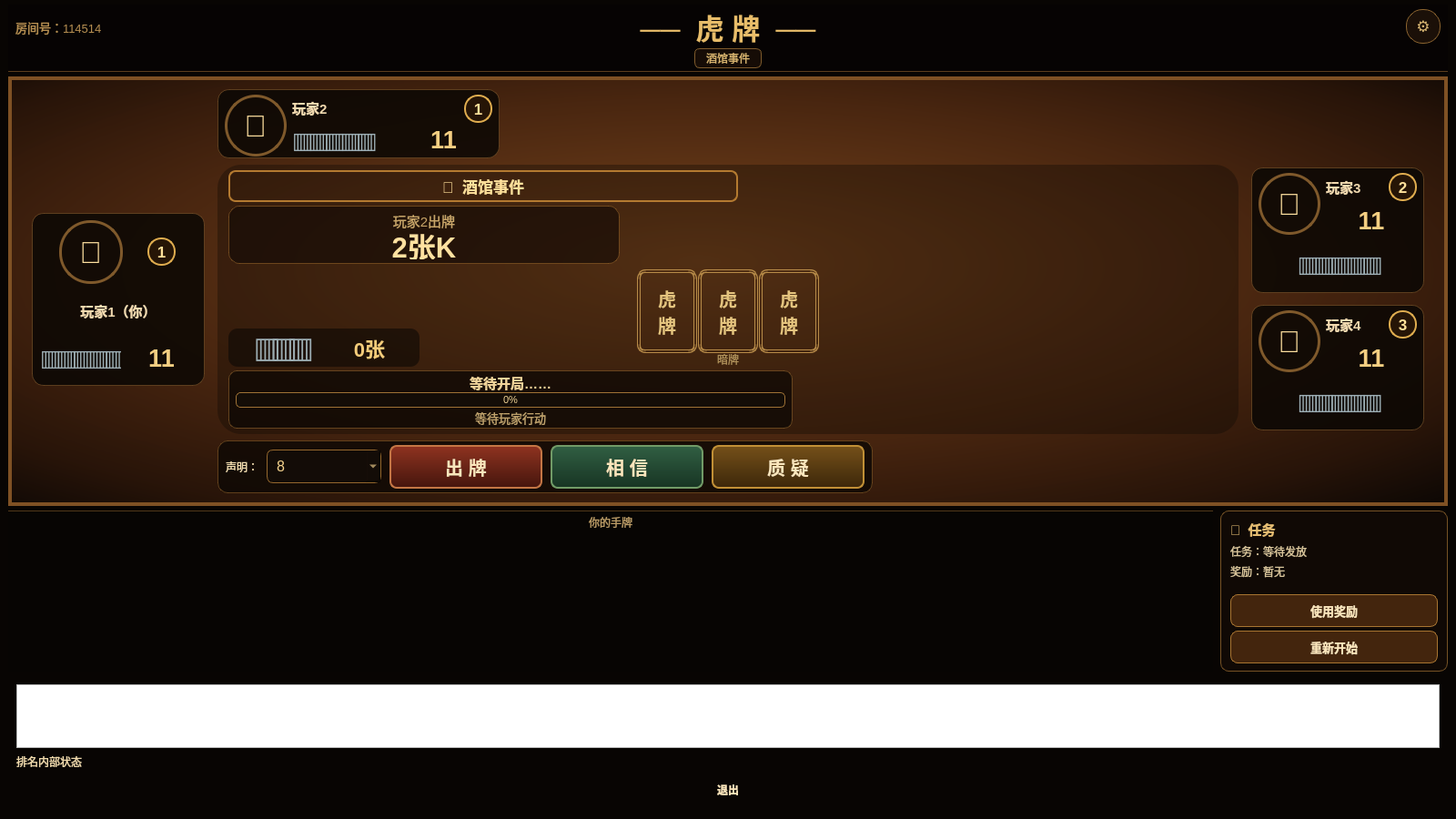
<?xml version="1.0" encoding="UTF-8"?>
<ui version="4.0">
 <class>QtWidgetsApplication1Class</class>
 <widget class="QMainWindow" name="QtWidgetsApplication1Class">
  <property name="geometry"><rect><x>0</x><y>0</y><width>1600</width><height>900</height></rect></property>
  <property name="minimumSize"><size><width>1280</width><height>720</height></size></property>
  <property name="windowTitle"><string>虎牌·暖光酒馆牌桌 UI 专项优化版</string></property>
  <property name="styleSheet"><string notr="true">QMainWindow{background:#080503;}
QWidget#centralWidget{color:#f1dbad;font-family:"Microsoft YaHei UI";border-image:url(:/ui/tavern_table_background.svg) 0 0 0 0 stretch stretch;}
QLabel{background:transparent;color:#f1dbad;}
QFrame#topBarFrame{background:rgba(5,3,2,205);border:none;border-bottom:1px solid rgba(156,106,47,145);}
QLabel#roomLabel{color:#b89052;font-size:13px;}
QLabel#titleLabel{color:#e8bd6a;font-family:"STKaiti","KaiTi","Microsoft YaHei UI";font-size:31px;font-weight:800;}
QLabel#eventStatusLabel{background:rgba(24,14,7,220);border:1px solid #7f5b2c;border-radius:6px;color:#d8b36e;padding:2px 12px;font-size:12px;}
QPushButton#rulesButton{background:rgba(30,18,9,220);border:1px solid #8c642f;border-radius:18px;color:#d9b773;font-size:17px;padding:4px;}
QFrame#tableSurfaceFrame{background:qradialgradient(cx:0.48,cy:0.47,radius:0.74,fx:0.48,fy:0.43,stop:0 rgba(131,75,31,230),stop:0.54 rgba(78,41,17,234),stop:0.83 rgba(42,21,9,242),stop:1 rgba(12,7,4,248));border:4px solid #7f5124;border-radius:255px;}
QFrame#humanPanel,QFrame#opponentSeat1,QFrame#opponentSeat2,QFrame#opponentSeat3{background:rgba(10,7,4,218);border:1px solid rgba(118,83,40,170);border-radius:13px;}
QLabel#humanAvatarLabel,QLabel#opponentAvatar1,QLabel#opponentAvatar2,QLabel#opponentAvatar3{background:qradialgradient(cx:.5,cy:.45,radius:.65,stop:0 #6e431c,stop:1 #201208);border:3px solid #7f592b;border-radius:34px;color:#ffe1a0;font-size:33px;}
QLabel#playerInfoLabel,QLabel#opponentLabel1,QLabel#opponentLabel2,QLabel#opponentLabel3{color:#f2dab0;font-size:15px;font-weight:bold;}
QLabel#humanCardsLabel,QLabel#opponentCards1,QLabel#opponentCards2,QLabel#opponentCards3{color:#9eb0b7;font-size:25px;letter-spacing:-6px;}
QLabel#humanCountLabel,QLabel#opponentCount1,QLabel#opponentCount2,QLabel#opponentCount3{color:#f5cf82;font-family:"Georgia";font-size:27px;font-weight:bold;}
QLabel#humanRankBadge,QLabel#opponentRankBadge1,QLabel#opponentRankBadge2,QLabel#opponentRankBadge3{background:#261506;border:2px solid #e0ad4f;border-radius:15px;color:#ffe19a;font-size:17px;font-weight:bold;}
QFrame#centerPlayFrame{background:rgba(14,8,4,92);border:none;border-radius:26px;}
QFrame#lastPlayFrame{background:rgba(18,10,5,165);border:1px solid rgba(167,112,46,130);border-radius:12px;}
QLabel#lastPlayPlayerLabel{color:#c9a568;font-size:15px;}
QLabel#claimLabel{color:#ffe1a0;font-family:"Georgia","Microsoft YaHei UI";font-size:31px;font-weight:bold;}
QFrame#cardStageFrame{background:transparent;border:none;}
QLabel#tableCard1,QLabel#tableCard2,QLabel#tableCard3{background:qlineargradient(x1:0,y1:0,x2:1,y2:1,stop:0 #263d55,stop:.5 #10263b,stop:1 #07131f);border:4px double #b78b48;border-radius:9px;color:#e5c47e;font-family:"STKaiti","KaiTi";font-size:20px;font-weight:bold;}
QLabel#tableCardStatusLabel{color:#ae8e57;font-size:12px;}
QFrame#pileFrame{background:rgba(11,7,4,150);border:none;border-radius:10px;}
QLabel#pileStackLabel{color:#9cadb3;font-size:32px;letter-spacing:-12px;}
QLabel#pileCountLabel{color:#f4cc7a;font-family:"Georgia","Microsoft YaHei UI";font-size:22px;font-weight:bold;}
QFrame#decisionActionPanel{background:rgba(10,6,3,180);border:1px solid rgba(143,99,45,155);border-radius:9px;}
QLabel#phaseLabel{color:#f1d49a;font-size:15px;font-weight:bold;}
QLabel#actionLabel{color:#bfa16b;font-size:13px;}
QFrame#eventBannerFrame{background:qlineargradient(x1:0,y1:0,x2:1,y2:0,stop:0 rgba(37,18,7,220),stop:.5 rgba(83,45,16,245),stop:1 rgba(37,18,7,220));border:2px solid #b47a30;border-radius:8px;}
QLabel#eventLabel{color:#ffe09a;font-size:17px;font-weight:bold;}
QFrame#actionFrame{background:rgba(12,7,4,205);border:1px solid rgba(134,91,39,160);border-radius:11px;}
QPushButton{color:#fbe6bc;border-radius:8px;padding:7px 18px;font-weight:bold;}
QPushButton:hover{border-color:#ffe19a;}
QPushButton:pressed{padding-top:9px;padding-bottom:5px;}
QPushButton:disabled{background:rgba(43,38,32,215);color:#6d665c;border:1px solid #51493e;}
QPushButton#playButton{background:qlineargradient(x1:0,y1:0,x2:0,y2:1,stop:0 #8f3320,stop:1 #45150d);border:2px solid #c47645;font-size:20px;}
QPushButton#believeButton{background:qlineargradient(x1:0,y1:0,x2:0,y2:1,stop:0 #315f43,stop:1 #173423);border:2px solid #719b67;font-size:20px;}
QPushButton#challengeButton{background:qlineargradient(x1:0,y1:0,x2:0,y2:1,stop:0 #755019,stop:1 #3c270a);border:2px solid #c19036;font-size:20px;}
QComboBox{background:rgba(19,12,7,245);color:#f7d58e;border:1px solid #95682d;border-radius:7px;padding:7px 24px 7px 10px;min-width:72px;font-size:16px;}
QProgressBar{background:#140d07;border:1px solid #9f7235;border-radius:5px;color:#f2d596;text-align:center;font-size:11px;}
QProgressBar::chunk{background:#a66d24;border-radius:4px;}
QFrame#handPanel{background:rgba(7,5,3,218);border:none;border-top:1px solid rgba(131,90,41,150);}
QScrollArea#handScrollArea,QWidget#handContainer{background:transparent;border:none;}
QFrame#privateInfoFrame{background:rgba(17,10,5,232);border:1px solid #765225;border-radius:9px;}
QLabel#privateInfoTitle{color:#e6bd72;font-size:15px;font-weight:bold;}
QLabel#taskLabel,QLabel#rewardLabel{color:#d9c49a;font-size:12px;}
QPushButton#rewardButton,QPushButton#restartButton{background:rgba(72,39,14,235);border:1px solid #a87531;font-size:13px;}</string></property>
  <widget class="QWidget" name="centralWidget">
   <layout class="QVBoxLayout" name="rootLayout" stretch="0,1,0">
    <property name="leftMargin"><number>9</number></property><property name="topMargin"><number>5</number></property><property name="rightMargin"><number>9</number></property><property name="bottomMargin"><number>7</number></property><property name="spacing"><number>5</number></property>
    <item><widget class="QFrame" name="topBarFrame"><layout class="QVBoxLayout" name="topBarOuterLayout"><property name="leftMargin"><number>8</number></property><property name="topMargin"><number>2</number></property><property name="rightMargin"><number>8</number></property><property name="bottomMargin"><number>3</number></property><property name="spacing"><number>1</number></property>
     <item><layout class="QHBoxLayout" name="topBarLayout" stretch="1,4,1"><item><widget class="QLabel" name="roomLabel"><property name="text"><string>房间号：114514</string></property></widget></item><item><widget class="QLabel" name="titleLabel"><property name="text"><string>──  虎 牌  ──</string></property><property name="alignment"><set>Qt::AlignCenter</set></property></widget></item><item><layout class="QHBoxLayout" name="topRightLayout"><item><spacer name="topRightSpacer"><property name="orientation"><enum>Qt::Horizontal</enum></property><property name="sizeHint" stdset="0"><size><width>40</width><height>20</height></size></property></spacer></item><item><widget class="QPushButton" name="rulesButton"><property name="minimumSize"><size><width>38</width><height>38</height></size></property><property name="maximumSize"><size><width>38</width><height>38</height></size></property><property name="toolTip"><string>规则说明</string></property><property name="text"><string>⚙</string></property></widget></item></layout></item></layout></item>
     <item alignment="Qt::AlignHCenter"><widget class="QLabel" name="eventStatusLabel"><property name="visible"><bool>false</bool></property><property name="maximumSize"><size><width>520</width><height>22</height></size></property><property name="text"><string>酒馆事件</string></property><property name="alignment"><set>Qt::AlignCenter</set></property></widget></item>
    </layout></widget></item>
    <item><widget class="QFrame" name="tableSurfaceFrame"><property name="minimumSize"><size><width>0</width><height>455</height></size></property><layout class="QGridLayout" name="tableGridLayout" rowstretch="0,1,1,0" columnstretch="0,1,0">
     <property name="leftMargin"><number>22</number></property><property name="topMargin"><number>10</number></property><property name="rightMargin"><number>22</number></property><property name="bottomMargin"><number>10</number></property><property name="horizontalSpacing"><number>14</number></property><property name="verticalSpacing"><number>7</number></property>
     <item row="0" column="1"><widget class="QFrame" name="opponentSeat1"><property name="minimumSize"><size><width>230</width><height>76</height></size></property><property name="maximumSize"><size><width>310</width><height>86</height></size></property><layout class="QHBoxLayout" name="opponentSeatLayout1"><property name="leftMargin"><number>7</number></property><property name="topMargin"><number>5</number></property><property name="rightMargin"><number>7</number></property><property name="bottomMargin"><number>5</number></property>
      <item><widget class="QLabel" name="opponentAvatar1"><property name="minimumSize"><size><width>68</width><height>68</height></size></property><property name="maximumSize"><size><width>68</width><height>68</height></size></property><property name="text"><string>🐯</string></property><property name="alignment"><set>Qt::AlignCenter</set></property></widget></item><item><layout class="QVBoxLayout" name="opponentInfoLayout1"><item><layout class="QHBoxLayout" name="opponentNameLayout1"><item><widget class="QLabel" name="opponentLabel1"><property name="text"><string>玩家2</string></property></widget></item><item><widget class="QLabel" name="opponentRankBadge1"><property name="visible"><bool>false</bool></property><property name="minimumSize"><size><width>31</width><height>31</height></size></property><property name="maximumSize"><size><width>31</width><height>31</height></size></property><property name="text"><string>1</string></property><property name="alignment"><set>Qt::AlignCenter</set></property></widget></item></layout></item><item><layout class="QHBoxLayout" name="opponentCardsRow1"><item><widget class="QLabel" name="opponentCards1"><property name="text"><string>▥▥▥▥▥</string></property></widget></item><item><widget class="QLabel" name="opponentCount1"><property name="text"><string>11</string></property><property name="alignment"><set>Qt::AlignCenter</set></property></widget></item></layout></item></layout></item>
     </layout></widget></item>
     <item row="1" column="0" rowspan="2"><widget class="QFrame" name="humanPanel"><property name="minimumSize"><size><width>190</width><height>155</height></size></property><property name="maximumSize"><size><width>225</width><height>190</height></size></property><layout class="QVBoxLayout" name="humanPanelLayout"><property name="leftMargin"><number>8</number></property><property name="topMargin"><number>7</number></property><property name="rightMargin"><number>8</number></property><property name="bottomMargin"><number>7</number></property>
      <item><layout class="QHBoxLayout" name="humanTopLayout"><item><widget class="QLabel" name="humanAvatarLabel"><property name="minimumSize"><size><width>70</width><height>70</height></size></property><property name="maximumSize"><size><width>70</width><height>70</height></size></property><property name="text"><string>🐯</string></property><property name="alignment"><set>Qt::AlignCenter</set></property></widget></item><item><widget class="QLabel" name="humanRankBadge"><property name="visible"><bool>false</bool></property><property name="minimumSize"><size><width>31</width><height>31</height></size></property><property name="maximumSize"><size><width>31</width><height>31</height></size></property><property name="text"><string>1</string></property><property name="alignment"><set>Qt::AlignCenter</set></property></widget></item></layout></item><item><widget class="QLabel" name="playerInfoLabel"><property name="text"><string>玩家1（你）</string></property><property name="alignment"><set>Qt::AlignCenter</set></property></widget></item><item><layout class="QHBoxLayout" name="humanCardsRow"><item><widget class="QLabel" name="humanCardsLabel"><property name="text"><string>▥▥▥▥▥</string></property></widget></item><item><widget class="QLabel" name="humanCountLabel"><property name="text"><string>11</string></property><property name="alignment"><set>Qt::AlignCenter</set></property></widget></item></layout></item>
     </layout></widget></item>
     <item row="1" column="1" rowspan="2"><widget class="QFrame" name="centerPlayFrame"><property name="minimumSize"><size><width>470</width><height>275</height></size></property><layout class="QVBoxLayout" name="centerPlayLayout" stretch="0,0,1,0,0"><property name="leftMargin"><number>12</number></property><property name="topMargin"><number>6</number></property><property name="rightMargin"><number>12</number></property><property name="bottomMargin"><number>6</number></property><property name="spacing"><number>4</number></property>
      <item><widget class="QFrame" name="eventBannerFrame"><property name="visible"><bool>false</bool></property><property name="maximumSize"><size><width>560</width><height>46</height></size></property><layout class="QHBoxLayout" name="eventBannerLayout"><property name="leftMargin"><number>10</number></property><property name="topMargin"><number>3</number></property><property name="rightMargin"><number>10</number></property><property name="bottomMargin"><number>3</number></property><item><widget class="QLabel" name="eventLabel"><property name="text"><string>🍺  酒馆事件</string></property><property name="alignment"><set>Qt::AlignCenter</set></property></widget></item></layout></widget></item>
      <item><widget class="QFrame" name="lastPlayFrame"><property name="visible"><bool>false</bool></property><property name="maximumSize"><size><width>430</width><height>82</height></size></property><layout class="QVBoxLayout" name="lastPlayLayout"><property name="leftMargin"><number>7</number></property><property name="topMargin"><number>4</number></property><property name="rightMargin"><number>7</number></property><property name="bottomMargin"><number>4</number></property><property name="spacing"><number>0</number></property><item><widget class="QLabel" name="lastPlayPlayerLabel"><property name="text"><string>玩家2出牌</string></property><property name="alignment"><set>Qt::AlignCenter</set></property></widget></item><item><widget class="QLabel" name="claimLabel"><property name="text"><string>2张K</string></property><property name="alignment"><set>Qt::AlignCenter</set></property></widget></item></layout></widget></item>
      <item><widget class="QFrame" name="cardStageFrame"><property name="minimumSize"><size><width>0</width><height>112</height></size></property><layout class="QVBoxLayout" name="cardStageLayout"><property name="leftMargin"><number>6</number></property><property name="topMargin"><number>2</number></property><property name="rightMargin"><number>6</number></property><property name="bottomMargin"><number>2</number></property><property name="spacing"><number>1</number></property><item><layout class="QHBoxLayout" name="tableCardsLayout"><item><spacer name="tableCardLeftSpacer"><property name="orientation"><enum>Qt::Horizontal</enum></property><property name="sizeHint" stdset="0"><size><width>30</width><height>20</height></size></property></spacer></item><item><widget class="QLabel" name="tableCard1"><property name="minimumSize"><size><width>66</width><height>92</height></size></property><property name="maximumSize"><size><width>72</width><height>98</height></size></property><property name="text"><string>虎&#10;牌</string></property><property name="alignment"><set>Qt::AlignCenter</set></property></widget></item><item><widget class="QLabel" name="tableCard2"><property name="minimumSize"><size><width>66</width><height>92</height></size></property><property name="maximumSize"><size><width>72</width><height>98</height></size></property><property name="text"><string>虎&#10;牌</string></property><property name="alignment"><set>Qt::AlignCenter</set></property></widget></item><item><widget class="QLabel" name="tableCard3"><property name="minimumSize"><size><width>66</width><height>92</height></size></property><property name="maximumSize"><size><width>72</width><height>98</height></size></property><property name="text"><string>虎&#10;牌</string></property><property name="alignment"><set>Qt::AlignCenter</set></property></widget></item><item><spacer name="tableCardRightSpacer"><property name="orientation"><enum>Qt::Horizontal</enum></property><property name="sizeHint" stdset="0"><size><width>30</width><height>20</height></size></property></spacer></item></layout></item><item><widget class="QLabel" name="tableCardStatusLabel"><property name="text"><string>暗牌</string></property><property name="alignment"><set>Qt::AlignCenter</set></property></widget></item></layout></widget></item>
      <item><widget class="QFrame" name="pileFrame"><property name="maximumSize"><size><width>210</width><height>56</height></size></property><layout class="QHBoxLayout" name="pileLayout"><property name="leftMargin"><number>8</number></property><property name="topMargin"><number>2</number></property><property name="rightMargin"><number>8</number></property><property name="bottomMargin"><number>2</number></property><item><widget class="QLabel" name="pileStackLabel"><property name="toolTip"><string>中央牌堆</string></property><property name="text"><string>▥▥▥</string></property><property name="alignment"><set>Qt::AlignCenter</set></property></widget></item><item><widget class="QLabel" name="pileCountLabel"><property name="text"><string>0张</string></property><property name="alignment"><set>Qt::AlignCenter</set></property></widget></item></layout></widget></item>
      <item><widget class="QFrame" name="decisionActionPanel"><property name="maximumSize"><size><width>620</width><height>88</height></size></property><layout class="QVBoxLayout" name="decisionActionLayout"><property name="leftMargin"><number>7</number></property><property name="topMargin"><number>3</number></property><property name="rightMargin"><number>7</number></property><property name="bottomMargin"><number>3</number></property><property name="spacing"><number>2</number></property><item><widget class="QLabel" name="phaseLabel"><property name="text"><string>等待开局……</string></property><property name="alignment"><set>Qt::AlignCenter</set></property><property name="wordWrap"><bool>true</bool></property></widget></item><item><widget class="QProgressBar" name="aiProgressBar"><property name="visible"><bool>false</bool></property><property name="maximumSize"><size><width>16777215</width><height>18</height></size></property><property name="value"><number>0</number></property></widget></item><item><widget class="QLabel" name="actionLabel"><property name="text"><string>等待玩家行动</string></property><property name="alignment"><set>Qt::AlignCenter</set></property><property name="wordWrap"><bool>true</bool></property></widget></item></layout></widget></item>
     </layout></widget></item>
     <item row="1" column="2"><widget class="QFrame" name="opponentSeat2"><property name="minimumSize"><size><width>190</width><height>118</height></size></property><property name="maximumSize"><size><width>225</width><height>138</height></size></property><layout class="QVBoxLayout" name="opponentSeatLayout2"><property name="leftMargin"><number>7</number></property><property name="topMargin"><number>5</number></property><property name="rightMargin"><number>7</number></property><property name="bottomMargin"><number>5</number></property><item><layout class="QHBoxLayout" name="opponentTopLayout2"><item><widget class="QLabel" name="opponentAvatar2"><property name="minimumSize"><size><width>68</width><height>68</height></size></property><property name="maximumSize"><size><width>68</width><height>68</height></size></property><property name="text"><string>🐯</string></property><property name="alignment"><set>Qt::AlignCenter</set></property></widget></item><item><layout class="QVBoxLayout" name="opponentInfoLayout2"><item><layout class="QHBoxLayout" name="opponentNameLayout2"><item><widget class="QLabel" name="opponentLabel2"><property name="text"><string>玩家3</string></property></widget></item><item><widget class="QLabel" name="opponentRankBadge2"><property name="visible"><bool>false</bool></property><property name="minimumSize"><size><width>31</width><height>31</height></size></property><property name="maximumSize"><size><width>31</width><height>31</height></size></property><property name="text"><string>2</string></property><property name="alignment"><set>Qt::AlignCenter</set></property></widget></item></layout></item><item><widget class="QLabel" name="opponentCount2"><property name="text"><string>11</string></property><property name="alignment"><set>Qt::AlignCenter</set></property></widget></item></layout></item></layout></item><item><widget class="QLabel" name="opponentCards2"><property name="text"><string>▥▥▥▥▥</string></property><property name="alignment"><set>Qt::AlignCenter</set></property></widget></item></layout></widget></item>
     <item row="2" column="2"><widget class="QFrame" name="opponentSeat3"><property name="minimumSize"><size><width>190</width><height>118</height></size></property><property name="maximumSize"><size><width>225</width><height>138</height></size></property><layout class="QVBoxLayout" name="opponentSeatLayout3"><property name="leftMargin"><number>7</number></property><property name="topMargin"><number>5</number></property><property name="rightMargin"><number>7</number></property><property name="bottomMargin"><number>5</number></property><item><layout class="QHBoxLayout" name="opponentTopLayout3"><item><widget class="QLabel" name="opponentAvatar3"><property name="minimumSize"><size><width>68</width><height>68</height></size></property><property name="maximumSize"><size><width>68</width><height>68</height></size></property><property name="text"><string>🐯</string></property><property name="alignment"><set>Qt::AlignCenter</set></property></widget></item><item><layout class="QVBoxLayout" name="opponentInfoLayout3"><item><layout class="QHBoxLayout" name="opponentNameLayout3"><item><widget class="QLabel" name="opponentLabel3"><property name="text"><string>玩家4</string></property></widget></item><item><widget class="QLabel" name="opponentRankBadge3"><property name="visible"><bool>false</bool></property><property name="minimumSize"><size><width>31</width><height>31</height></size></property><property name="maximumSize"><size><width>31</width><height>31</height></size></property><property name="text"><string>3</string></property><property name="alignment"><set>Qt::AlignCenter</set></property></widget></item></layout></item><item><widget class="QLabel" name="opponentCount3"><property name="text"><string>11</string></property><property name="alignment"><set>Qt::AlignCenter</set></property></widget></item></layout></item></layout></item><item><widget class="QLabel" name="opponentCards3"><property name="text"><string>▥▥▥▥▥</string></property><property name="alignment"><set>Qt::AlignCenter</set></property></widget></item></layout></widget></item>
     <item row="3" column="1"><widget class="QFrame" name="actionFrame"><property name="maximumSize"><size><width>720</width><height>62</height></size></property><layout class="QHBoxLayout" name="actionLayout" stretch="0,1,1,1"><property name="leftMargin"><number>8</number></property><property name="topMargin"><number>4</number></property><property name="rightMargin"><number>8</number></property><property name="bottomMargin"><number>4</number></property><property name="spacing"><number>9</number></property><item><layout class="QHBoxLayout" name="rankLayout"><item><widget class="QLabel" name="rankPromptLabel"><property name="visible"><bool>false</bool></property><property name="text"><string>声明：</string></property></widget></item><item><widget class="QComboBox" name="rankCombo"><property name="visible"><bool>false</bool></property><item><property name="text"><string>8</string></property></item><item><property name="text"><string>9</string></property></item><item><property name="text"><string>10</string></property></item><item><property name="text"><string>J</string></property></item><item><property name="text"><string>Q</string></property></item><item><property name="text"><string>K</string></property></item><item><property name="text"><string>A</string></property></item></widget></item></layout></item><item><widget class="QPushButton" name="playButton"><property name="visible"><bool>false</bool></property><property name="minimumSize"><size><width>135</width><height>48</height></size></property><property name="text"><string>出 牌</string></property></widget></item><item><widget class="QPushButton" name="believeButton"><property name="visible"><bool>false</bool></property><property name="minimumSize"><size><width>135</width><height>48</height></size></property><property name="text"><string>相 信</string></property></widget></item><item><widget class="QPushButton" name="challengeButton"><property name="visible"><bool>false</bool></property><property name="minimumSize"><size><width>135</width><height>48</height></size></property><property name="text"><string>质 疑</string></property></widget></item></layout></widget></item>
    </layout></widget></item>
    <item><layout class="QHBoxLayout" name="bottomAreaLayout" stretch="1,0"><property name="spacing"><number>8</number></property><item><widget class="QFrame" name="handPanel"><property name="minimumSize"><size><width>0</width><height>170</height></size></property><layout class="QVBoxLayout" name="handPanelLayout"><property name="leftMargin"><number>7</number></property><property name="topMargin"><number>3</number></property><property name="rightMargin"><number>7</number></property><property name="bottomMargin"><number>3</number></property><property name="spacing"><number>2</number></property><item><widget class="QLabel" name="handTitleLabel"><property name="text"><string>你的手牌</string></property><property name="styleSheet"><string notr="true">color:#b99a65;font-size:12px;</string></property><property name="alignment"><set>Qt::AlignCenter</set></property></widget></item><item><widget class="QScrollArea" name="handScrollArea"><property name="horizontalScrollBarPolicy"><enum>Qt::ScrollBarAlwaysOff</enum></property><property name="widgetResizable"><bool>true</bool></property><widget class="QWidget" name="handContainer"><property name="geometry"><rect><x>0</x><y>0</y><width>1150</width><height>142</height></rect></property><layout class="QGridLayout" name="handGridLayout"><property name="leftMargin"><number>0</number></property><property name="topMargin"><number>0</number></property><property name="rightMargin"><number>0</number></property><property name="bottomMargin"><number>0</number></property><property name="horizontalSpacing"><number>3</number></property><property name="verticalSpacing"><number>3</number></property></layout></widget></widget></item></layout></widget></item>
     <item><widget class="QFrame" name="privateInfoFrame"><property name="minimumSize"><size><width>250</width><height>170</height></size></property><property name="maximumSize"><size><width>285</width><height>190</height></size></property><layout class="QVBoxLayout" name="privateInfoLayout"><property name="leftMargin"><number>10</number></property><property name="topMargin"><number>8</number></property><property name="rightMargin"><number>10</number></property><property name="bottomMargin"><number>8</number></property><property name="spacing"><number>4</number></property><item><widget class="QLabel" name="privateInfoTitle"><property name="text"><string>🎁  任务</string></property></widget></item><item><widget class="QLabel" name="taskLabel"><property name="text"><string>任务：等待发放</string></property><property name="wordWrap"><bool>true</bool></property></widget></item><item><widget class="QLabel" name="rewardLabel"><property name="visible"><bool>false</bool></property><property name="text"><string>奖励：暂无</string></property><property name="wordWrap"><bool>true</bool></property></widget></item><item><spacer name="privateInfoSpacer"><property name="orientation"><enum>Qt::Vertical</enum></property><property name="sizeHint" stdset="0"><size><width>20</width><height>12</height></size></property></spacer></item><item><widget class="QPushButton" name="rewardButton"><property name="visible"><bool>false</bool></property><property name="text"><string>使用奖励</string></property></widget></item><item><widget class="QPushButton" name="restartButton"><property name="visible"><bool>false</bool></property><property name="text"><string>重新开始</string></property></widget></item></layout></widget></item>
    </layout></item>
    <item><widget class="QFrame" name="hiddenSupportFrame"><property name="visible"><bool>false</bool></property><layout class="QVBoxLayout" name="hiddenSupportLayout"><item><widget class="QTextEdit" name="logEdit"><property name="readOnly"><bool>true</bool></property></widget></item><item><widget class="QLabel" name="rankingLabel"><property name="text"><string>排名内部状态</string></property></widget></item><item><widget class="QPushButton" name="exitButton"><property name="text"><string>退出</string></property></widget></item></layout></widget></item>
   </layout>
  </widget>
 </widget>
 <resources><include location="LiarsTavern.qrc"/></resources>
 <connections/>
</ui>
